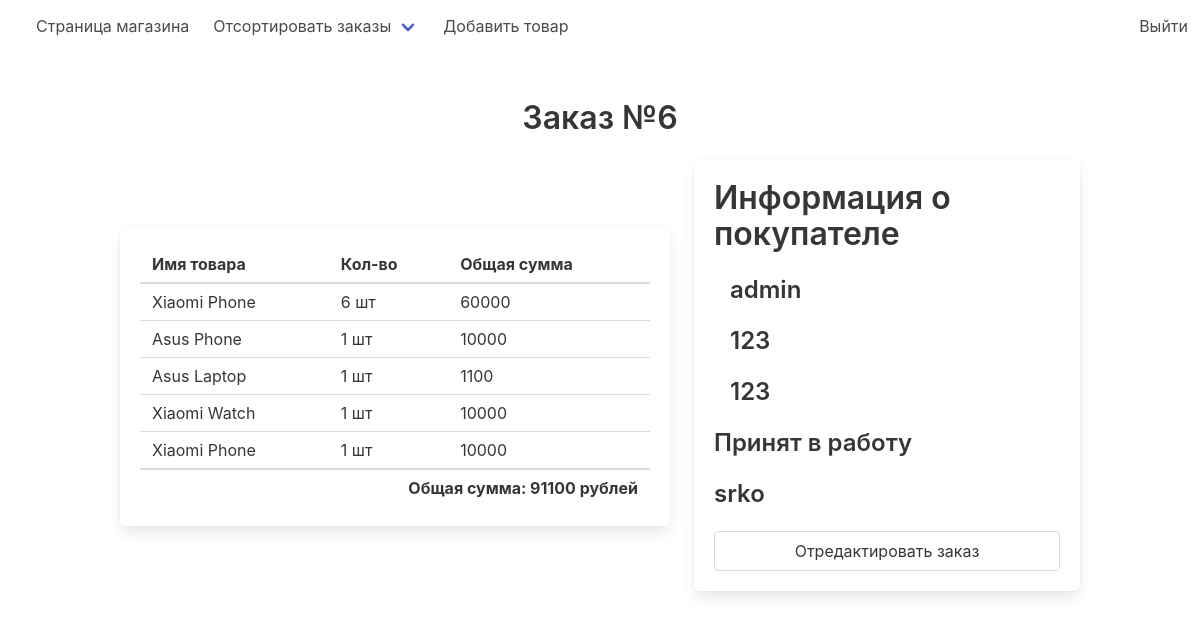
/staff/order/6, run on the app's committed database.
### store/models.py (models this page shows, shortened)
class Order(models.Model):
    customer = models.ForeignKey(User, on_delete=models.CASCADE)
    address = models.CharField(max_length=255)
    phone = models.CharField(max_length=255)
    total_price = models.IntegerField()
    comment = models.CharField(max_length=255, null=True, blank=True)
    status = models.CharField(max_length=255, choices=STATUS, default='Создан')

class OrderProduct(models.Model):
    order = models.ForeignKey(
        Order, on_delete=models.CASCADE, related_name='order_products')
    product = models.ForeignKey(Product, on_delete=models.CASCADE)
    amount = models.IntegerField()
    total = models.IntegerField()
    def __str__(self):
        return self.product.name

class Product(models.Model):
    name = models.CharField(max_length=255)
    slug = models.SlugField(unique=True)
    description = models.TextField()
    price = models.IntegerField()
    is_new = models.BooleanField()
    is_discounted = models.BooleanField()
    category = models.ForeignKey('store.Category', on_delete=models.CASCADE)
    brand = models.ForeignKey('store.Brand', on_delete=models.CASCADE)
    image = models.ImageField(default='default.png')
    favorite = models.ManyToManyField(User, related_name='favorite_products')

### staff/views.py (the view)
# urls.py: path('order/<int:pk>', views.order, name='order'),
def order(request, pk):
    order_data = Order.objects.get(pk=pk)
    return render(request, 'order.html', {'order': order_data})

### staff/templates/order.html (shortened to what this page needs)
{% extends 'admin_layout.html' %}
{% block content %}
<div class="section">
    <div class="container">
        <div class="title has-text-centered">
            Заказ №{{order.pk}}
        </div>
        <div class="columns is-centered is-vcentered">
            <div class="column is-7 ">
                <div class="box">
                    <table class="table is-fullwidth">
                        <thead>
                            <tr>
                                <th>Имя товара</th>
                                <th>Кол-во</th>
                                <th>Общая сумма</th>
                            </tr>
                        </thead>
                        <tbody>
                            {% for product in order.order_products.all %}
                            <tr>
                                <td>{{ product }}</td>
                                <td>{{ product.amount }} шт</td>
                                <td>{{ product.total }}</td>
                            </tr>
                            {% endfor %}
                        </tbody>
                        <tfoot>
                            <tr>
                                <td colspan="3" class="has-text-right has-text-weight-bold">
                                    Общая сумма: {{ order.total_price }} рублей
                                </td>
                            </tr>
                        </tfoot>
                    </table>
                </div>
            </div>
            <div class="column">
                <div class="box">
                    <div class="title is-3">
                        Информация о покупателе
                    </div>
                    <div class="title is-4">
                        {{order.customer.username}}
                    </div>
                    <div class="title is-4">
                        {{order.address}}
                    </div>
                    <div class="title is-4">
                        {{order.phone}}
                    </div>
                    <div class="title is-4">
                        {{ order.status }}
                    </div>
                    <div class="title is-4">
                        {{ order.comment }}
                    </div>
                    <a href="{% url 'staff:order_edit' order.pk %}" class="button is-fullwidth">
                        Отредактировать заказ
                    </a>
                </div>
            </div>
        </div>
    </div>
</div>
{% endblock %}

### staff/templates/admin_layout.html (shortened to what this page needs)
{% load static %}
<html lang="en">
<head>
    <link rel="stylesheet" href="{% static 'static/bulma.css' %}">
    <link rel="stylesheet" href="{% static 'static/style.css' %}">
</head>
<body>
<nav class="navbar">
    <div class="navbar-brand">
        <a href="{% url 'staff:home' %}" class="navbar-item">
        </a>
    </div>
    <div class="navbar-menu">
        <div class="navbar-start">
            <a href="{% url 'store:home' %}" class="navbar-item">
                Страница магазина
            </a>
            <div class="navbar-item has-dropdown is-hoverable">
                <div class="navbar-link">
                    Отсортировать заказы
                </div>
            </div>
            <a href="{% url 'staff:add_product' %}" class="navbar-item">
                Добавить товар
            </a>
        </div>
        <div class="navbar-end">
            <a href="{% url 'users:sign_out' %}" class="navbar-item">
                Выйти
            </a>
        </div>
    </div>
</nav>
{% block content %}
{% endblock %}
</body>
</html>

### data on the page
Order: pk "6", total_price "91100", customer.username "admin", address "123", phone "123", status "Принят в работу", comment "srko"
OrderProduct: product.name "Xiaomi Phone", amount "6", total "60000"
OrderProduct: product.name "Asus Phone", amount "1", total "10000"
OrderProduct: product.name "Asus Laptop", amount "1", total "1100"
OrderProduct: product.name "Xiaomi Watch", amount "1", total "10000"
OrderProduct: product.name "Xiaomi Phone", amount "1", total "10000"
